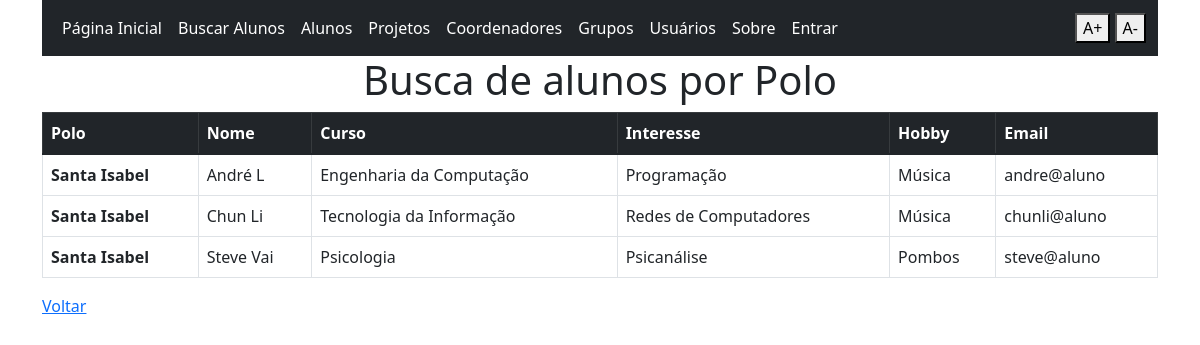
Before: /busca_por_polo with the older database file.
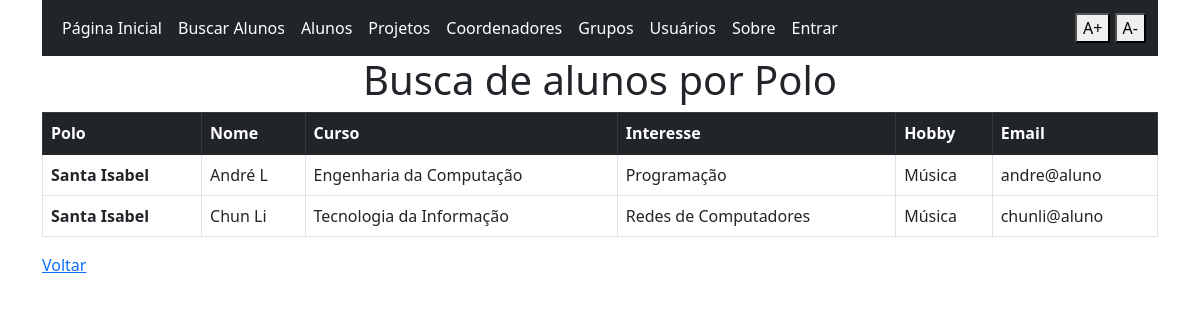
After: the same page with the newer database file.
### app.py (models this page shows, shortened)
class alunos(db.Model):
    ra = db.Column(db.Integer, primary_key=True)
    nome = db.Column(db.String(50))
    email = db.Column(db.String(50))
    senha = db.Column(db.String(50))
    curso = db.Column(db.String(50))
    polo = db.Column(db.String(50))
    interesse = db.Column(db.String(50))
    hobby = db.Column(db.String(50))
    telefone = db.Column(db.String(15))
    tipo_usuario = db.Column(db.String(20))
    projeto_id = db.Column(db.Integer, ForeignKey('projetos.id'))
    grupo_id = db.Column(db.Integer, ForeignKey('grupos.id'))

### app.py (the view)
@app.route('/busca_por_polo', methods=['GET','POST'])
def busca_por_polo():
    aluno_teste = {
        "nome":"Aluno Teste",
        "curso":"Engenharia da Computação",
        "polo":"Santa Isabel",
        "interesse":"Banco de Dados",
        "hobby":"Futebol"
    }
    integrantes = alunos.query.filter_by(polo=aluno_teste['polo'])
    return render_template('busca_por_polo.html', integrantes=integrantes)

### templates/busca_por_polo.html
{% extends 'base.html' %}
{% block conteudo %}
    <h1 align="center">Busca de alunos por Polo</h1>
    <table class="table table-bordered table-hover">
        <thead class="table-dark">
            <th scope="col">Polo</th>
            <th scope="col">Nome</th>
            <th scope="col">Curso</th>
            <th scope="col">Interesse</th>
            <th scope="col">Hobby</th>
            <th scope="col">Email</th>
        </thead>
        <tbody>
            {% for aluno in integrantes %}
                <tr>
                    <td><strong>{{aluno.polo}}</strong></td>
                    <td>{{aluno.nome}}</td>
                    <td>{{aluno.curso}}</td>
                    <td>{{aluno.interesse}}</td>
                    <td>{{aluno.hobby}}</td>
                    <td>{{aluno.email}}</td>
                </tr>
            {% endfor %}
        </tbody>
    </table>
    <a href="{{url_for('buscar_alunos')}}">Voltar</a>
{% endblock conteudo %}

Changed rows visible on the page:
removed alunos: polo "Santa Isabel", nome "Steve Vai", curso "Psicologia", interesse "Psicanálise", hobby "Pombos", email "steve@aluno"
